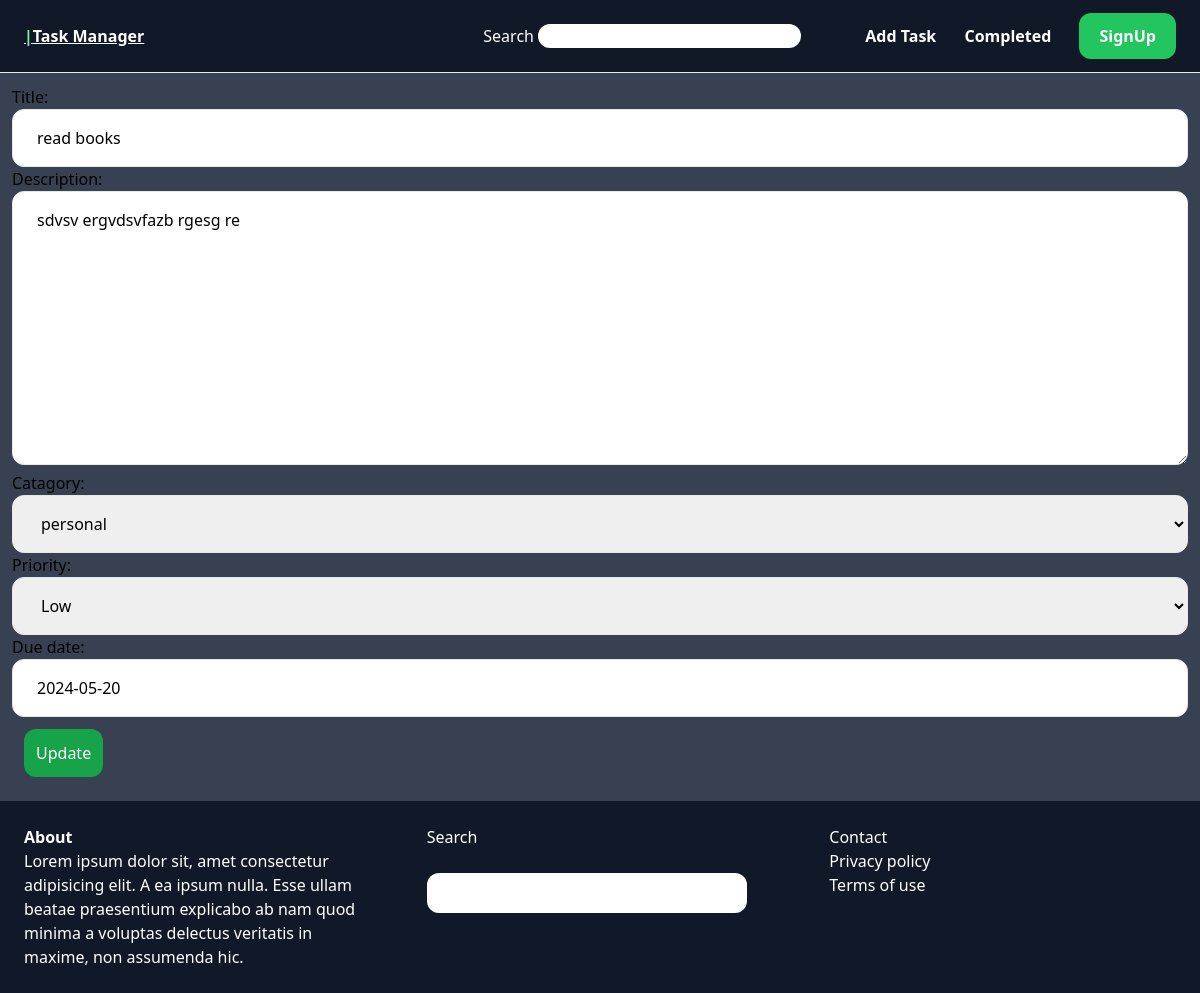
Screenshot of /edit/1 with the database file from the repository.
### task/models.py (models this page shows, shortened)
class Task(models.Model):
    title = models.CharField(max_length=200)
    description = models.TextField()
    catagory = models.ForeignKey(Catagory,on_delete=models.CASCADE)
    priority = models.CharField(max_length=10,choices=priority)
    date_of_creation = models.DateField(default=timezone.now)
    due_date  = models.DateField()
    is_completed = models.BooleanField(default=False)

### core/views.py (the view)
# urls.py: path('edit/<int:pk>',views.edit_task,name='edit'),
def edit_task(request,pk):
    task_got = get_object_or_404(Task,pk=pk)
    if request.method == 'POST':
        form = AddTaskForm(request.POST,instance=task_got)
        print('will save soon')
        if form.is_valid():
            form.save()
            print('task edited succesfully')
            return redirect('index')
    else:
        form = AddTaskForm(instance=task_got)
        print('edit form')
    return render(request,'core/task_edit.html',{'form':form})

### task/forms.py
class AddTaskForm(forms.ModelForm):
    class Meta:
        model = Task
        fields = ('title','description','catagory','priority','due_date')
        widgets = {
            'title':forms.TextInput(attrs={
                'placholder':'enter title',
                'class': 'w-full py-4 px-6 rounded-xl border'
            }),
            'description':forms.Textarea(attrs={
                'placholder':'enter description',
                'class': design
            }),
            'catagory':forms.Select(attrs={
                'placholder':'enter catagory',
                'class': design
            }),
            'priority':forms.Select(attrs={
                'placholder':'enter priority',
                'class': design
            }),
            'due_date':forms.TextInput(attrs={
                'placholder':'enter due date',
                'class': design
            }),
        }

### task/models.py (called while the page is built)
    def __str__(self) -> str:
        return self.name

### core/templates/core/task_edit.html (shortened to what this page needs)
{%extends 'core/base.html' %}
{%block content%}
  <form method="post" action=".">
    {{form.as_p}}
    <input type="submit" value='Update' class='p-3 bg-green-600 text-white rounded-xl m-3'>
  </form>
{%endblock%}

### rows the page displays
Task: title "read books", description "sdvsv ergvdsvfazb rgesg re", catagory "personal", priority "Low", due_date "2024-05-20"
